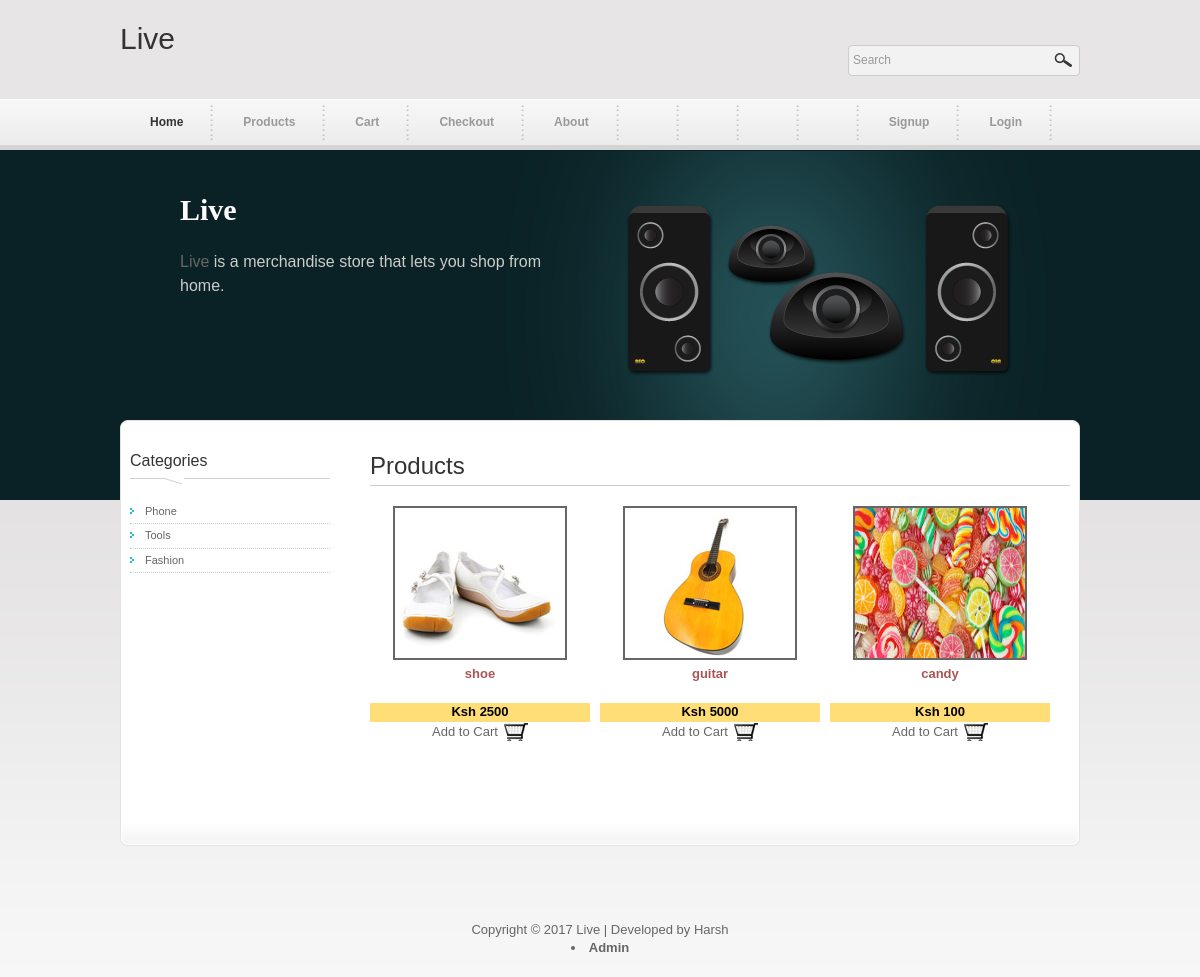
/index.php?cat=Fashion, run on the app's committed database.
### tables this page shows
CREATE TABLE `tblproduct` (
  `prod_no` int(10) NOT NULL,
  `prod_id` int(15) NOT NULL,
  `prod_name` varchar(100) NOT NULL,
  `prod_descr` text NOT NULL,
  `prod_cat` varchar(100) NOT NULL,
  `prod_price` float NOT NULL,
  `prod_quan` int(10) NOT NULL,
  `date_added` datetime NOT NULL
);

### index.php (the view, shortened to what this page needs)
<?php
	$displayImages = "";
	if (isset ($_GET ["cat"] ))
{
	if($_GET['cat'] == "Phone")
		$sqlSelProd = mysql_query("select * from tblproduct where prod_cat = '$_GET[cat]'") or die(mysql_error());
	else if($_GET['cat'] == "Tools")
		$sqlSelProd = mysql_query("select * from tblproduct where prod_cat = '$_GET[cat]'") or die(mysql_error());
	else if($_GET['cat'] == "Fashion")
		$sqlSelProd = mysql_query("select * from tblproduct where prod_cat = '$_GET[cat]'") or die(mysql_error());
	else
		$sqlSelProd = mysql_query("select * from tblproduct") or die(mysql_error());
}
	if(!empty($sqlSelProd))
{
	if(mysql_num_rows($sqlSelProd) >= 1){
		while($getProdInfo = mysql_fetch_array($sqlSelProd)){
			$prodNo = $getProdInfo["prod_no"];
			$prodID = $getProdInfo["prod_id"];
			$prodName = $getProdInfo["prod_name"];
			$prodPrice = $getProdInfo["prod_price"];
			$displayImages .= '<div class="col col_14 product_gallery">
			<a href="productdetail.php?prodid='.$prodID.'"><img src="images/product/'.$prodNo.'.jpg" alt="Product '.$prodNo.'" width="170" height="150" /></a>
			<h3>'.$prodName.'</h3>
			<p class="product_price">Ksh '.$prodPrice.'</p>
			<a href="shoppingcart.php?prodid='.$prodID.'" class="add_to_cart">Add to Cart</a></div>';
		}
	}
}
?>
<!DOCTYPE html PUBLIC "-//W3C//DTD XHTML 1.0 Transitional//EN" "http://www.w3.org/TR/xhtml1/DTD/xhtml1-transitional.dtd">
<html xmlns="http://www.w3.org/1999/xhtml">
<head>
<link href="css/slider.css" rel="stylesheet" type="text/css" />
<link rel="stylesheet" type="text/css" href="css/ddsmoothmenu.css" />
<link rel="stylesheet" type="text/css" href="css/styles.css" />
</head>
<body id="home">
<div id="main_wrapper">
	<div id="main_header">
    	<div id="site_title"><h1>Live</a></h1></div>
        <div id="header_right">
            <div id="main_search">
                <form action="products.php" method="get" name="search_form">
                  <input type="text" value="Search" name="keyword" onfocus="clearText(this)" onblur="clearText(this)" class="txt_field" />
                  <input type="submit" name="Search" value="" alt="Search" id="searchbutton" title="Search" class="sub_btn"  />
                </form>
            </div>
         </div>
    </div>
    <div id="main_menu" class="ddsmoothmenu">
        <ul>
            <li><a href="index.php" class="selected">Home</a></li>
            <li><a href="products.php">Products</a></li>
            <li><a href="shoppingcart.php">Cart</a></li>
            <li><a href="checkout.php">Checkout</a></li>
            <li><a href="about.php">About</a></li>
           <li><a href=""></a></li>
           <li><a href=""></a></li>
           <li><a href=""></a></li>
           <li><a href=""></a></li>
           <li><a href="signup.html">Signup</a></li>
           <li><a href="login.html">Login</a></li>
        </ul>
        <br style="clear: left" />
    </div>
    <div id="main_middle">
    	<img src="images/image_01.png" alt="Image 01" height="200" />
    	<h1>Live </h1>
        <p><a href="#" rel="nofollow" target="_parent">Live</a> is a merchandise store that lets you shop from home.</p>
    </div>
    <div id="main_top"></div>
    <div id="main">
        <div id="sidebar">
            <h3>Categories</h3>
            <ul class="sidebar_menu">
                <li><a href="index.php?cat=Phone">Phone</a></li>
                <li><a href="index.php?cat=Tools">Tools</a></li>
                <li><a href="index.php?cat=Fashion">Fashion</a></li>
		</ul>
        </div>
        <div id="content">
		<h2>Products</h2>
		<?php echo $displayImages; ?>
        </div>
    </div>
    <div id="main_footer">
        <div class="cleaner h40"></div>
		<center>
			Copyright © 2017 Live | Developed by Harsh
            <li><a href="admin/index.php"><b>Admin</b></a></li>
		</center>
    </div>
</div>
</body>
</html>

### css/ddsmoothmenu.css (style rules this page uses)
.ddsmoothmenu ul { z-index:100; margin: 0; padding: 0; list-style-type: none; }
.ddsmoothmenu ul li { position: relative; display: inline; float: left; }
.ddsmoothmenu ul li a { display: block; padding: 0 30px; height: 45px; line-height: 45px; font-size: 12px; color: #999; text-decoration: none; font-weight: 700; outline: none; text-align: center; background: url(images/templatemo_menu_divider.png) right center no-repeat }
.ddsmoothmenu ul li a.selected, .ddsmoothmenu ul li a:hover { color: #333; }

### css/styles.css (style rules this page uses)
body { margin: 0; padding: 0; color: #666; font-family: Tahoma, Geneva, sans-serif; font-size: 13px; line-height: 1.4em; background-color: #f7f7f7; background-repeat: repeat-x; background-position: top; }
#home { background-image: url(../images/body_home.png) }
a, a:link, a:visited { color: #666; font-weight: normal; text-decoration: none }
p { margin: 0 0 10px 0; padding: 0; }
img { border: none; }
h1, h2, h3, h4, h5, h6 { color: #333; font-weight: normal; }
h1 { font-size: 30px; margin: 0 0 30px; padding: 5px 0 }
h2 { font-size: 26px; margin: 0 0 25px; padding: 5px 0 }
h3 { font-size: 20px; margin: 0 0 20px; padding: 0; }
.cleaner { clear: both }
.h40 { height: 40px }
#main_wrapper { width: 960px; padding: 0 10px; margin: 0 auto; }
#main_header { width: 960px; height: 100px; }
#main_menu { width: 960px; height: 50px; }
#main_middle { height: 840px; height: 200px; padding: 35px 60px; background: url(../images/middle.png) no-repeat }
#main_top { width: 960px; height: 12px; background: url(../images/main_top.png) no-repeat top }
#main { width: 960px; background: url(../images/main_middle.png) repeat-y }
#sidebar { float: left; width: 200px; padding: 20px 30px 0 10px; }
#content { float: right; width: 700px; width: 700px; padding: 20px 10px 20px; }
#main_footer { width: 940px; padding: 60px 10px 20px; background: url(../images/main_bottom.png) top no-repeat }
#site_title { float: left; margin-top: 30px; }
#site_title h1 { margin: 0; padding: 0 }
#header_right { float: right; display: inline-block; padding-top: 40px; }
#main_search { clear: both; margin-top: 5px; width: 232px; height: 31px; background: url(../images/searchbox.png) }
#main_search form { margin: 0; padding: 0; }
#main_search .txt_field { float: left; display: block; height: 30px; line-height: 20px; width: 180px; color: #999; font-size: 12px; padding: 0 5px; font-variant: normal; border: none; background: none; }
#main_search .sub_btn { float: right; display: block; height: 34px; width: 30px; cursor: pointer; border: none; background: none; }
#main_middle h1 { color: #fff; font-size: 30px; font-weight: bold; font-family: Georgia, "Times New Roman", Times, serif; line-height: 40px; margin-bottom: 15px; }
#main_middle p { color: #ccc; font-size: 16px; line-height: 24px; margin-bottom: 20px; }
#main_middle img { float: right; margin-left: 60px; }
#sidebar h3 { font-size: 16px; padding: 0 0 15px 0; margin: 0 0 15px 0; background: url(../images/sidebar_header_bg.png) left bottom no-repeat }
.sidebar_menu { list-style: none; margin: 0 0 30px; padding: 0; }
.sidebar_menu li { margin: 0; padding: 2px 0 3px 15px; background: url(../images/list_01.png) no-repeat scroll 0 8px; border-bottom: 1px dotted #ccc }
.sidebar_menu li a { font-size: 11px; }
#content h2 { font-size: 24px; padding-bottom: 10px; border-bottom: 1px solid #ccc; margin-bottom: 20px }
.product_gallery { margin-bottom: 60px; text-align: center }
.product_gallery img { margin-bottom: 5px; border: 2px solid; }
.product_gallery h3 { font-size: 13px; color: #a55; font-weight: 700; }
.product_gallery .product_price { color: #000; background: #fd7; font-weight: 700; margin-bottom: 1px; }
.add_to_cart { display: inline-block; padding-right: 30px; background: url(../images/cart.png) no-repeat right center }
.col { float: left; margin-right: 10px }
.col_14 { width: 220px; }

### data on the page
tblproduct: shows a picture, prod_name "shoe", prod_price "2500"
tblproduct: shows a picture, prod_name "guitar", prod_price "5000"
tblproduct: shows a picture, prod_name "candy", prod_price "100"
